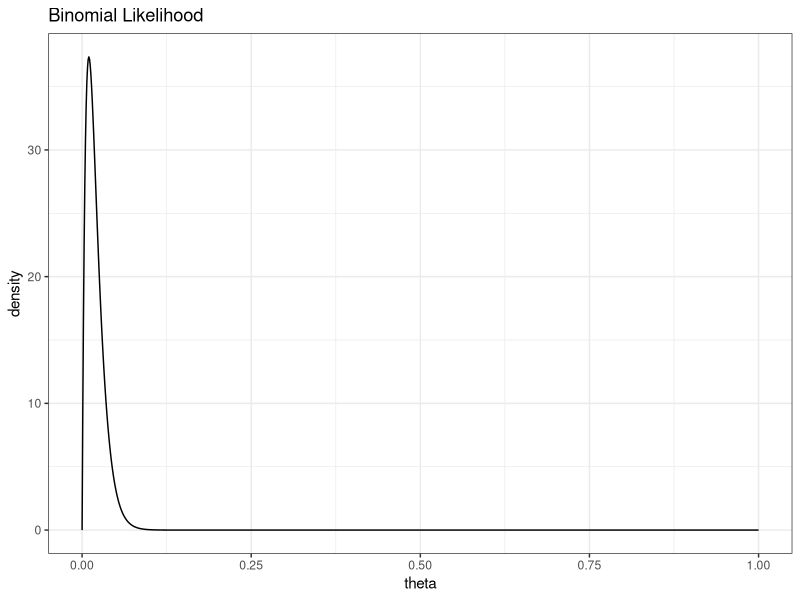
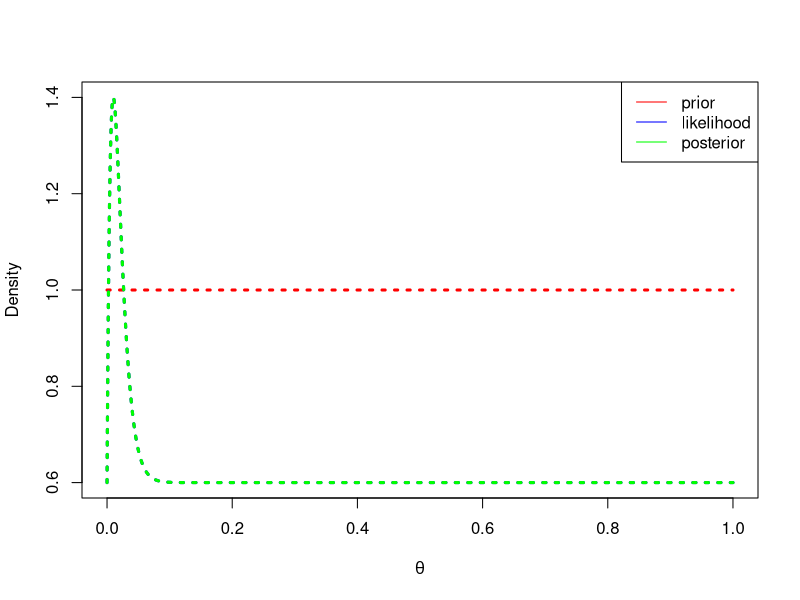
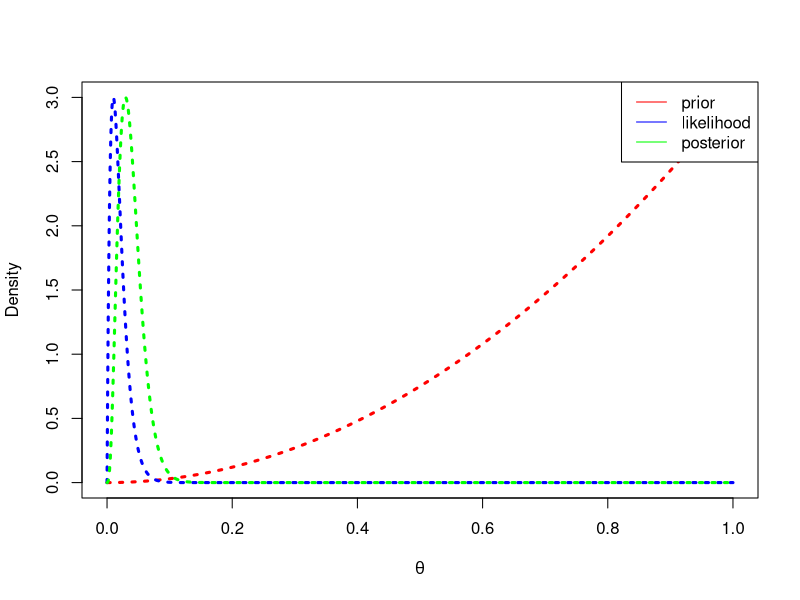
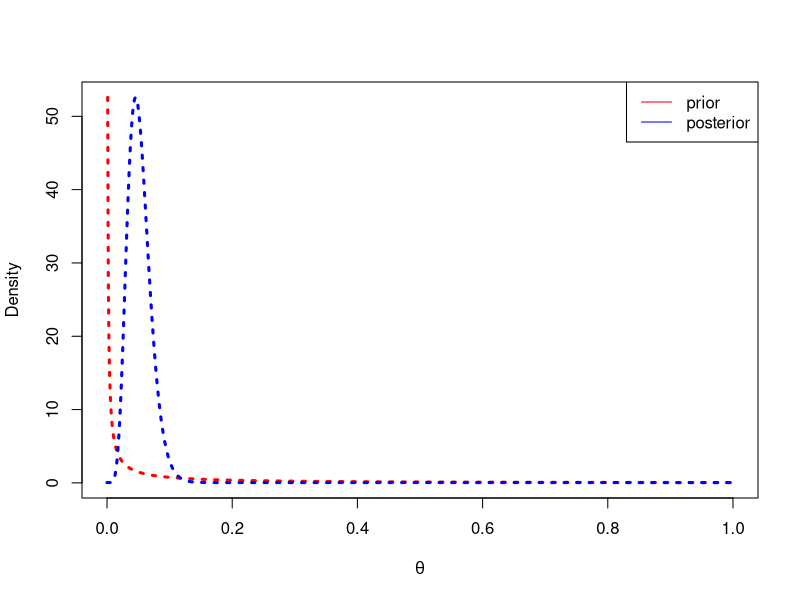
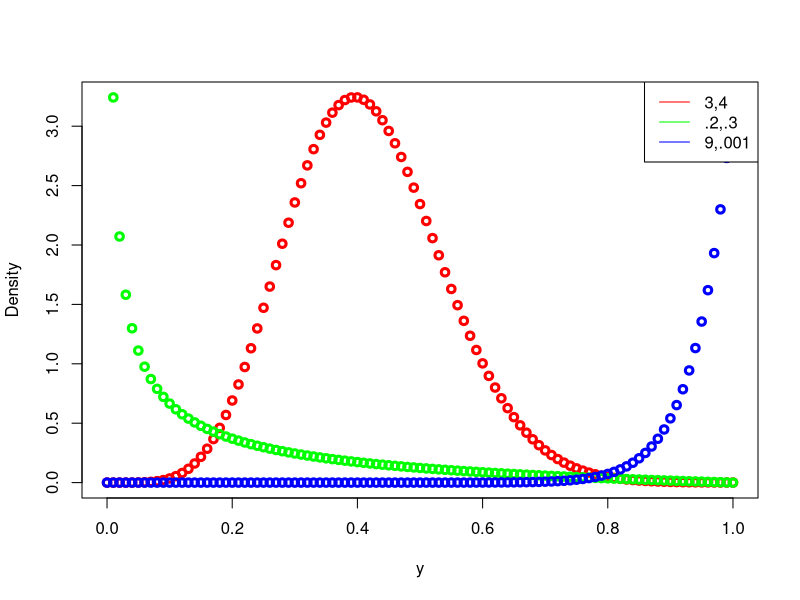

Here is the R script that generated these plots, in order:
## ---- chunk 1
knitr::opts_chunk$set(echo = TRUE)
library(tidyverse)
## ---- chunk 2
# set a seed
set.seed(123)
# create the observed data
obs.data <- rbinom(n = 100, size = 1, prob = 0.01)
# inspect the observed data
head(obs.data)
tail(obs.data)
length(obs.data)
## ---- chunk 3
### Bernoulli LH Function ###
# Input: obs.data, theta
# Output: bernoulli likelihood

BernoulliLhFunction <- function(obs.data, theta) { 
  n <-length((obs.data))
  x <- sum(obs.data)
  like <- dbeta(theta, x + 1, n -x +1)
  return((like))
  }
### Plot LH for a grid of theta values ###
# Create the grid #
# Store the LH values
# Create the Plot
theta <- seq(0,1,length = 1000)
like <- BernoulliLhFunction(obs.data, theta)
df <- data.frame(theta,like)

df %>%  
  ggplot(aes(x = theta, y = like)) + 
    geom_line() + 
    labs(
      title = "Binomial Likelihood",
      x = "theta",
      y = "density") + 
    theme_bw()
## ---- chunk 4
#generate posterior beta appropriate parameters
posteriorGenerate <- function(a,b, obs.data) {  
  n <- length(obs.data)
  x <- sum(obs.data)
  a.post <- x + a
  b.post <- n - x + b
  return(c(a.post,b.post))
}
#generate non-informative paramater, and informative parameter
posteriorGenerate(1,1,obs.data)
posteriorGenerate(3,1,obs.data)
noninform_param <- posteriorGenerate(1,1,obs.data)
inform_param <- posteriorGenerate(3,1,obs.data)
## ---- chunk 5
#creating noninform_prior, likelihood, and posterior resulting
noninform_prior <- dbeta(theta, 1, 1)
like <- BernoulliLhFunction(obs.data, theta)
noninform_posterior <- dbeta(theta, noninform_param[1],noninform_param[2]) 

plot(theta, noninform_prior,type = "l", ylab = "Density",
     lty = 3, lwd = 3, xlab = expression(theta), col = "red")
par(new = TRUE)
plot(theta, like, type = "l",
     lty = 3, lwd = 3, axes = FALSE, col = "blue", 
     xlab = "", ylab = "") 
par(new = TRUE)
plot(theta, noninform_posterior, type = "l", xlab = "", ylab = "",
     lty = 3, lwd = 3, axes = FALSE, col = "green")
par(new = TRUE)
legend('topright',
       legend = c("prior","likelihood","posterior"),
       col = c("red","blue","green"), lty = 1)
## ---- chunk 6
inform_prior <- dbeta(theta,3,1)
inform_posterior <- dbeta(theta, inform_param[1], inform_param[2])

plot(theta, inform_prior,type = "l", ylab = "Density",
     lty = 3, lwd = 3, xlab = expression(theta), col = "red")
par(new = TRUE)
plot(theta, like, type = "l",
     lty = 3, lwd = 3, axes = FALSE, col = "blue", 
     xlab = "", ylab = "") 
par(new = TRUE)
plot(theta, inform_posterior, type = "l", xlab = "", ylab = "",
     lty = 3, lwd = 3, axes = FALSE, col = "green")
par(new = TRUE)
legend('topright',
       legend = c("prior","likelihood","posterior"),
       col = c("red","blue","green"), lty = 1)

## ---- chunk 7
obs.data = c(20.9, 69.7, 3.6, 21.8, 21.4, 0.4, 6.7, 10.0)
theta = seq(0,1,length = 1000)
prior = dgamma(theta, shape= .1, rate = 1)
sum = sum(obs.data)
posterior = dgamma(theta, shape = 8.1, rate = (sum + 1))
max(posterior)
## ---- chunk 8
plot(theta, prior,type = "l", ylab = "Density",
     lty = 3, lwd = 3, xlab = expression(theta), col = "red")
par(new = TRUE)
plot(theta, posterior, type = "l",
     lty = 3, lwd = 3, axes = FALSE, col = "blue", 
     xlab = "", ylab = "") 
par(new = TRUE)
legend('topright',legend = c("prior","posterior"), 
       col = c("red","blue"), lty = 1)
## ---- chunk 9
y <- seq(0,1,by = .01) #initializing y values
galenshore <- function(y,a,theta){ #creating a galenshore from parameters
 
  galenshore <- (2/gamma(a))*theta^(2*a)*y^(2*a-1)*exp((-theta^2)*y^2)
  return(galenshore)
}

plot(x = y, 
     y = galenshore(y,3,4), #<- plotting this 
     ylab = "Density", 
     xlab = "y", 
     lty = 3, 
     lwd = 3,
     col = "red")
par(new = TRUE)
plot(x = y, 
     y = galenshore(y,.2,.3), # <- plotting this
     axes = FALSE,
     lty = 3, 
     lwd = 3,
     col = "green",
     xlab = "",
     ylab = "")
par(new = TRUE)
plot(x = y, 
     y = galenshore(y,9,.001), # <- plotting this
     axes = FALSE,
     lty = 3, 
     lwd = 3,
     col = "blue",
     xlab = "",
     ylab = "")
par(new = TRUE)
legend('topright',legend = c("3,4",".2,.3","9,.001"), col = c("red","green","blue"), lty = 1)
